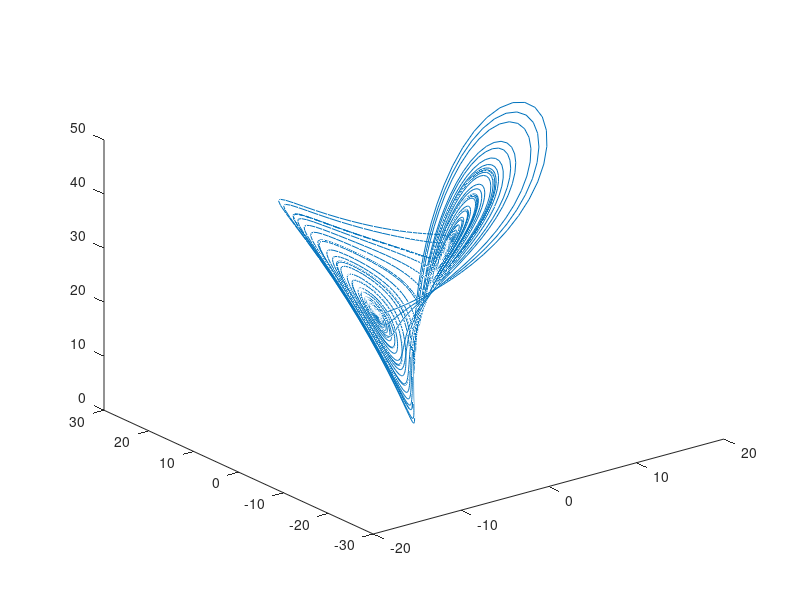

Recreate this plot in MATLAB.
% Lorenz discretized model

% LAA 03/08/21

clear 
close all

sigma = 10;
r = 28; 
b = 8/3; 

% initial conditions
x(1) = 9;
y(1) = -0.4;
z(1) = 36.5;

% discretization time
h = 0.01;

for k=1:5000
    x(k+1) = (1-sigma*h)*x(k)+h*sigma*y(k);
    y(k+1) = (1-h)*y(k) + h*x(k)*(r-z(k));
    z(k+1) = (1-b*h)*z(k) + h*x(k)*y(k);
end

plot3(x,y,z)